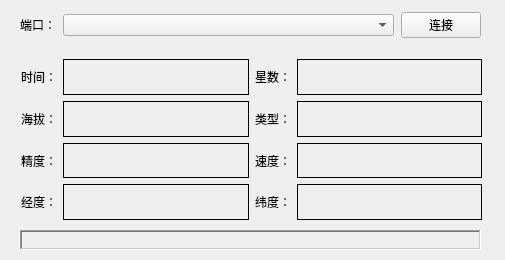
<?xml version="1.0" encoding="UTF-8"?>
<ui version="4.0">
 <class>MainWindow</class>
 <widget class="QMainWindow" name="MainWindow">
  <property name="geometry">
   <rect>
    <x>0</x>
    <y>0</y>
    <width>505</width>
    <height>260</height>
   </rect>
  </property>
  <property name="sizePolicy">
   <sizepolicy hsizetype="Fixed" vsizetype="Fixed">
    <horstretch>0</horstretch>
    <verstretch>0</verstretch>
   </sizepolicy>
  </property>
  <property name="minimumSize">
   <size>
    <width>505</width>
    <height>260</height>
   </size>
  </property>
  <property name="maximumSize">
   <size>
    <width>505</width>
    <height>260</height>
   </size>
  </property>
  <property name="windowTitle">
   <string notr="true">NAZA GPS</string>
  </property>
  <widget class="QWidget" name="centralwidget">
   <widget class="QWidget" name="layoutWidget">
    <property name="geometry">
     <rect>
      <x>21</x>
      <y>59</y>
      <width>461</width>
      <height>161</height>
     </rect>
    </property>
    <layout class="QGridLayout" name="gridLayout">
     <item row="3" column="1">
      <widget class="QLabel" name="label_lon">
       <property name="frameShape">
        <enum>QFrame::Box</enum>
       </property>
       <property name="text">
        <string/>
       </property>
      </widget>
     </item>
     <item row="3" column="0">
      <widget class="QLabel" name="label_8">
       <property name="text">
        <string>经度：</string>
       </property>
      </widget>
     </item>
     <item row="2" column="3">
      <widget class="QLabel" name="label_spd">
       <property name="frameShape">
        <enum>QFrame::Box</enum>
       </property>
       <property name="text">
        <string/>
       </property>
      </widget>
     </item>
     <item row="1" column="0">
      <widget class="QLabel" name="label_4">
       <property name="text">
        <string>海拔：</string>
       </property>
      </widget>
     </item>
     <item row="0" column="0">
      <widget class="QLabel" name="label">
       <property name="sizePolicy">
        <sizepolicy hsizetype="Fixed" vsizetype="Minimum">
         <horstretch>0</horstretch>
         <verstretch>0</verstretch>
        </sizepolicy>
       </property>
       <property name="frameShape">
        <enum>QFrame::NoFrame</enum>
       </property>
       <property name="text">
        <string>时间：</string>
       </property>
      </widget>
     </item>
     <item row="1" column="1">
      <widget class="QLabel" name="label_gpsAlt">
       <property name="frameShape">
        <enum>QFrame::Box</enum>
       </property>
       <property name="text">
        <string/>
       </property>
      </widget>
     </item>
     <item row="0" column="2">
      <widget class="QLabel" name="label_12">
       <property name="sizePolicy">
        <sizepolicy hsizetype="Fixed" vsizetype="Preferred">
         <horstretch>0</horstretch>
         <verstretch>0</verstretch>
        </sizepolicy>
       </property>
       <property name="text">
        <string>星数：</string>
       </property>
      </widget>
     </item>
     <item row="0" column="1">
      <widget class="QLabel" name="label_time">
       <property name="frameShape">
        <enum>QFrame::Box</enum>
       </property>
       <property name="frameShadow">
        <enum>QFrame::Plain</enum>
       </property>
       <property name="lineWidth">
        <number>1</number>
       </property>
       <property name="text">
        <string/>
       </property>
      </widget>
     </item>
     <item row="3" column="3">
      <widget class="QLabel" name="label_lat">
       <property name="frameShape">
        <enum>QFrame::Box</enum>
       </property>
       <property name="text">
        <string/>
       </property>
      </widget>
     </item>
     <item row="0" column="3">
      <widget class="QLabel" name="label_satelites">
       <property name="frameShape">
        <enum>QFrame::Box</enum>
       </property>
       <property name="text">
        <string/>
       </property>
      </widget>
     </item>
     <item row="1" column="3">
      <widget class="QLabel" name="label_fix">
       <property name="frameShape">
        <enum>QFrame::Box</enum>
       </property>
       <property name="text">
        <string/>
       </property>
      </widget>
     </item>
     <item row="2" column="0">
      <widget class="QLabel" name="label_6">
       <property name="text">
        <string>精度：</string>
       </property>
      </widget>
     </item>
     <item row="2" column="1">
      <widget class="QLabel" name="label_hdop">
       <property name="frameShape">
        <enum>QFrame::Box</enum>
       </property>
       <property name="text">
        <string/>
       </property>
      </widget>
     </item>
     <item row="3" column="2">
      <widget class="QLabel" name="label_18">
       <property name="text">
        <string>纬度：</string>
       </property>
      </widget>
     </item>
     <item row="1" column="2">
      <widget class="QLabel" name="label_14">
       <property name="text">
        <string>类型：</string>
       </property>
      </widget>
     </item>
     <item row="2" column="2">
      <widget class="QLabel" name="label_16">
       <property name="text">
        <string>速度：</string>
       </property>
      </widget>
     </item>
    </layout>
   </widget>
   <widget class="QWidget" name="">
    <property name="geometry">
     <rect>
      <x>20</x>
      <y>10</y>
      <width>461</width>
      <height>31</height>
     </rect>
    </property>
    <layout class="QHBoxLayout" name="horizontalLayout">
     <property name="spacing">
      <number>7</number>
     </property>
     <item>
      <widget class="QLabel" name="label_21">
       <property name="sizePolicy">
        <sizepolicy hsizetype="Fixed" vsizetype="Fixed">
         <horstretch>0</horstretch>
         <verstretch>0</verstretch>
        </sizepolicy>
       </property>
       <property name="text">
        <string>端口：</string>
       </property>
      </widget>
     </item>
     <item>
      <widget class="QComboBox" name="comboBox">
       <property name="sizePolicy">
        <sizepolicy hsizetype="Preferred" vsizetype="Fixed">
         <horstretch>0</horstretch>
         <verstretch>0</verstretch>
        </sizepolicy>
       </property>
      </widget>
     </item>
     <item>
      <widget class="QPushButton" name="pushButton">
       <property name="sizePolicy">
        <sizepolicy hsizetype="Fixed" vsizetype="Fixed">
         <horstretch>0</horstretch>
         <verstretch>0</verstretch>
        </sizepolicy>
       </property>
       <property name="text">
        <string>连接</string>
       </property>
      </widget>
     </item>
    </layout>
   </widget>
   <widget class="QLabel" name="label_sysmsg">
    <property name="geometry">
     <rect>
      <x>20</x>
      <y>230</y>
      <width>461</width>
      <height>20</height>
     </rect>
    </property>
    <property name="frameShape">
     <enum>QFrame::WinPanel</enum>
    </property>
    <property name="frameShadow">
     <enum>QFrame::Sunken</enum>
    </property>
    <property name="text">
     <string/>
    </property>
   </widget>
  </widget>
 </widget>
 <resources/>
 <connections/>
</ui>
